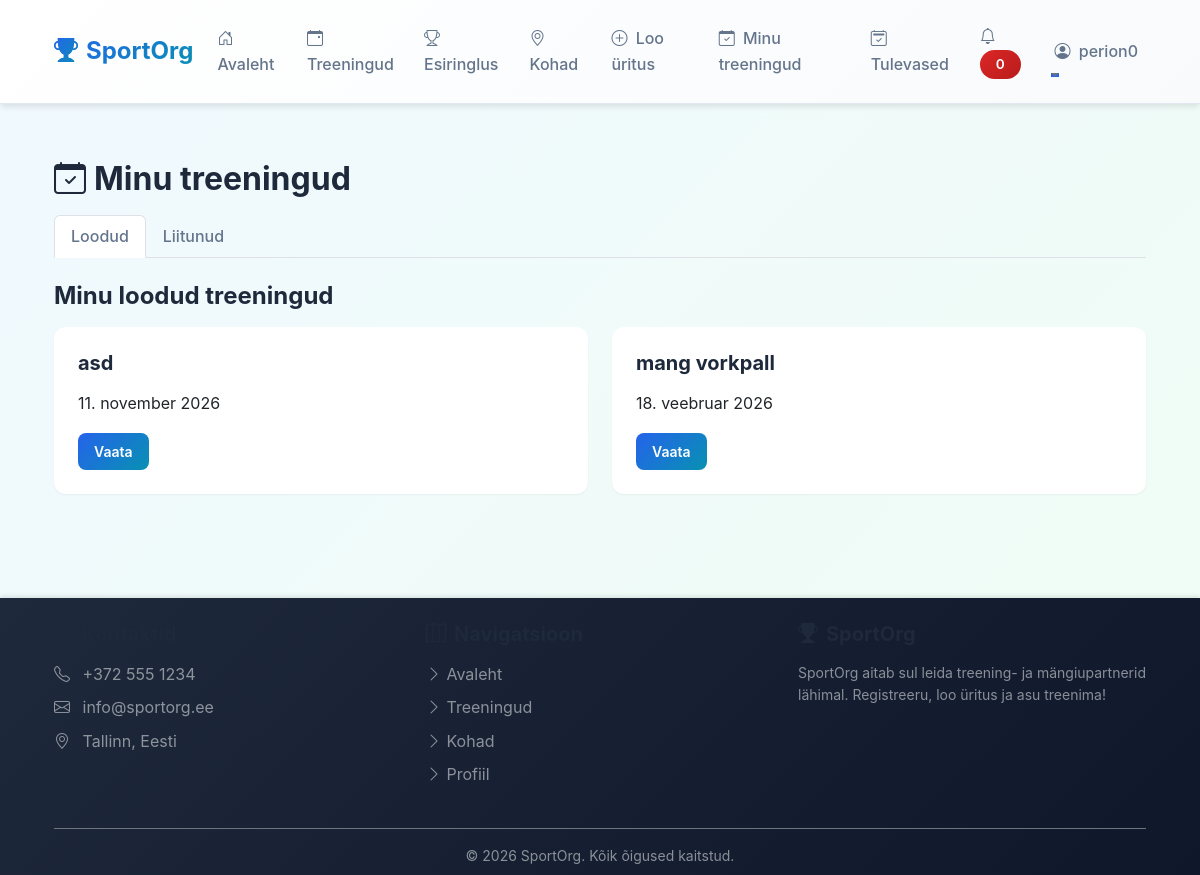
/src/pages/events/my.php (signed in), run on an earlier commit of the app's database.
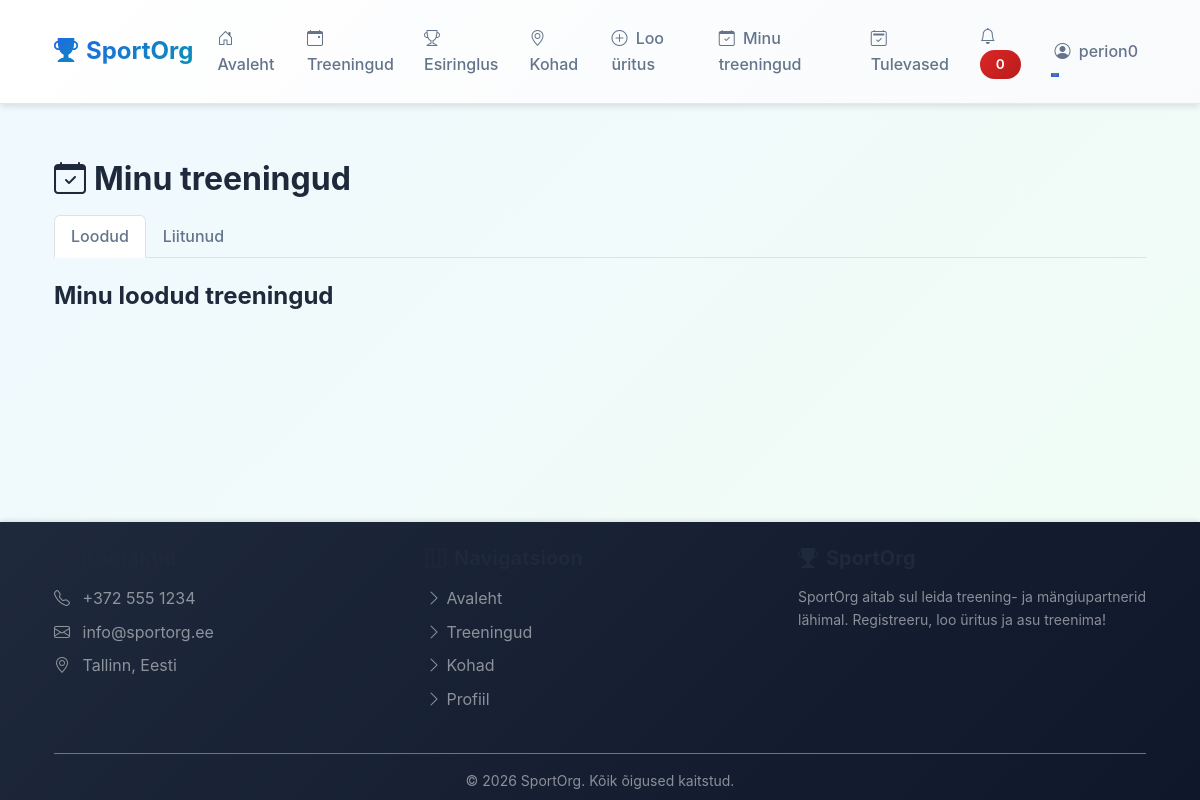
And on a later commit of the database.
### tables this page shows
CREATE TABLE events (
        id INTEGER PRIMARY KEY AUTOINCREMENT,
        title TEXT NOT NULL,
        description TEXT,
        sport_type TEXT NOT NULL,
        location_id INTEGER,
        creator_id INTEGER NOT NULL,
        event_date DATE NOT NULL,
        event_time TIME NOT NULL,
        duration INTEGER DEFAULT 120,
        max_participants INTEGER NOT NULL,
        current_participants INTEGER DEFAULT 1,
        skill_level TEXT NOT NULL,
        status TEXT DEFAULT 'active',
        created_at DATETIME DEFAULT CURRENT_TIMESTAMP, duration_minutes INT DEFAULT 60, reminder_sent BOOLEAN DEFAULT 0,
        FOREIGN KEY (location_id) REFERENCES locations(id) ON DELETE SET NULL,
        FOREIGN KEY (creator_id) REFERENCES users(id) ON DELETE CASCADE
    );

### src/helpers/functions.php (called while the page is built, shortened)
<?php
function getCurrentUserId() {
    return $_SESSION['user_id'] ?? null;
}
function clean($data) {
    return htmlspecialchars($data, ENT_QUOTES, 'UTF-8');
}
function formatDateEt($date) {
    $months = [
        'jaanuar', 'veebruar', 'märts', 'aprill', 'mai', 'juuni',
        'juuli', 'august', 'september', 'oktoober', 'november', 'detsember'
    ];
    $timestamp = strtotime($date);
    $day = date('d', $timestamp);
    $month = $months[(int)date('m', $timestamp) - 1];
    $year = date('Y', $timestamp);
    return "$day. $month $year";
}
?>

### src/config/bootstrap.php (called while the page is built, shortened)
<?php
$rootDir = dirname(__DIR__, 2);
require_once $rootDir . '/src/helpers/functions.php';
if (!function_exists('fetchAll')) {
    function fetchAll($pdo, $sql, $params = []) {
        $stmt = $pdo->prepare($sql);
        $stmt->execute($params);
        return $stmt->fetchAll();
    }
}
?>

### src/pages/events/my.php (the view, shortened to what this page needs)
<?php
require_once dirname(__DIR__, 3) . '/src/config/bootstrap.php';
$userId = getCurrentUserId();
$myEvents = fetchAll($pdo,
    "SELECT DISTINCT e.* FROM events e
     WHERE e.creator_id = ?
     ORDER BY e.event_date DESC",
    [$userId]);
require_once BASE_PATH . '/src/components/Header.php';
?>
<h2>
    <i class="bi bi-calendar-check me-2"></i>Minu treeningud
</h2>
<ul class="nav nav-tabs mb-4">
    <li class="nav-item">
        <a class="nav-link active" href="#created">Loodud</a>
    </li>
    <li class="nav-item">
        <a class="nav-link" href="#joined">Liitunud</a>
    </li>
</ul>
<div id="created">
    <h3>Minu loodud treeningud</h3>
    <div class="row g-4">
        <?php foreach ($myEvents as $event): ?>
            <div class="col-md-6">
                <div class="card">
                    <div class="card-body">
                        <h5><?php echo clean($event['title']); ?></h5>
                        <p><?php echo formatDateEt($event['event_date']); ?></p>
                        <a href="/events/view?id=<?php echo $event['id']; ?>" class="btn btn-sm btn-primary">Vaata</a>
                    </div>
                </div>
            </div>
        <?php endforeach; ?>
    </div>
</div>
<?php require_once BASE_PATH . '/src/components/Footer.php'; ?>

What changed in the data, as far as the page shows it:
removed events: title "asd", event_date "11. november 2026"
removed events: title "mang vorkpall", event_date "18. veebruar 2026"
